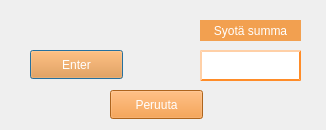
<?xml version="1.0" encoding="UTF-8"?>
<ui version="4.0">
 <class>Talletus</class>
 <widget class="QDialog" name="Talletus">
  <property name="geometry">
   <rect>
    <x>0</x>
    <y>0</y>
    <width>326</width>
    <height>130</height>
   </rect>
  </property>
  <property name="windowTitle">
   <string>Dialog</string>
  </property>
  <widget class="QLineEdit" name="textSumma">
   <property name="geometry">
    <rect>
     <x>200</x>
     <y>50</y>
     <width>101</width>
     <height>31</height>
    </rect>
   </property>
   <property name="styleSheet">
    <string notr="true">border-style: outset;  border-width: 2px;   border-color: rgba(255, 140, 40,1);</string>
   </property>
  </widget>
  <widget class="QPushButton" name="buttonEnter">
   <property name="geometry">
    <rect>
     <x>30</x>
     <y>50</y>
     <width>93</width>
     <height>29</height>
    </rect>
   </property>
   <property name="styleSheet">
    <string notr="true">QPushButton#buttonEnter{
background-color:rgba(242, 140, 40,1);
color:  white;
}
QPushButton#buttonEnter:hover{
background-color:rgba(230, 120, 40,0.9); color: rgba(0, 0, 0, 0.8); 
}</string>
   </property>
   <property name="text">
    <string>Enter</string>
   </property>
  </widget>
  <widget class="QLabel" name="label">
   <property name="geometry">
    <rect>
     <x>200</x>
     <y>20</y>
     <width>101</width>
     <height>21</height>
    </rect>
   </property>
   <property name="styleSheet">
    <string notr="true">background-color:rgba(242, 140, 40,0.8);
color: white;</string>
   </property>
   <property name="text">
    <string>Syotä summa</string>
   </property>
   <property name="alignment">
    <set>Qt::AlignCenter</set>
   </property>
  </widget>
  <widget class="QPushButton" name="peruutaButton">
   <property name="geometry">
    <rect>
     <x>110</x>
     <y>90</y>
     <width>93</width>
     <height>29</height>
    </rect>
   </property>
   <property name="styleSheet">
    <string notr="true">QPushButton#peruutaButton{
background-color:rgba(242, 140, 40,1);
color:  white;
}
QPushButton#peruutaButton:hover{
background-color:rgba(230, 120, 40,0.9); color: rgba(0, 0, 0, 0.8); 
}</string>
   </property>
   <property name="text">
    <string>Peruuta</string>
   </property>
  </widget>
 </widget>
 <resources/>
 <connections/>
</ui>
